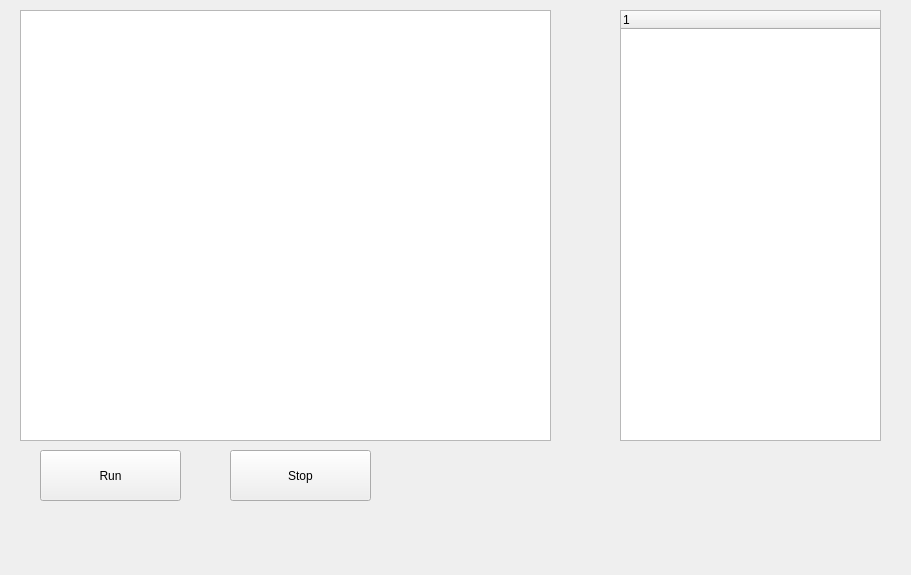
<?xml version="1.0" encoding="UTF-8"?>
<ui version="4.0">
 <class>LaneDetectionExercise</class>
 <widget class="QWidget" name="LaneDetectionExercise">
  <property name="geometry">
   <rect>
    <x>0</x>
    <y>0</y>
    <width>911</width>
    <height>575</height>
   </rect>
  </property>
  <property name="windowTitle">
   <string>Form</string>
  </property>
  <widget class="QGraphicsView" name="graphicsView">
   <property name="geometry">
    <rect>
     <x>20</x>
     <y>10</y>
     <width>531</width>
     <height>431</height>
    </rect>
   </property>
  </widget>
  <widget class="QTreeWidget" name="treeWidget">
   <property name="geometry">
    <rect>
     <x>620</x>
     <y>10</y>
     <width>261</width>
     <height>431</height>
    </rect>
   </property>
   <column>
    <property name="text">
     <string notr="true">1</string>
    </property>
   </column>
  </widget>
  <widget class="QPushButton" name="pushButton">
   <property name="geometry">
    <rect>
     <x>40</x>
     <y>450</y>
     <width>141</width>
     <height>51</height>
    </rect>
   </property>
   <property name="text">
    <string>Run</string>
   </property>
  </widget>
  <widget class="QPushButton" name="pushButton_2">
   <property name="geometry">
    <rect>
     <x>230</x>
     <y>450</y>
     <width>141</width>
     <height>51</height>
    </rect>
   </property>
   <property name="text">
    <string>Stop</string>
   </property>
  </widget>
 </widget>
 <resources/>
 <connections/>
</ui>
